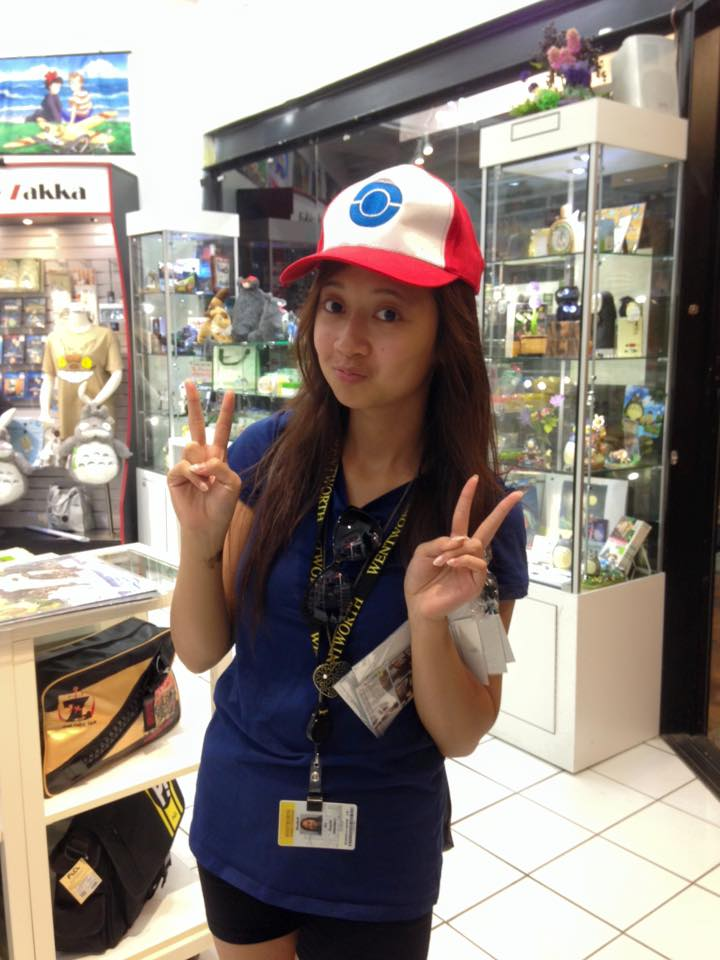
#> input picture ProcessingServer/datasets/originals (not enhanced)/An_Huynh/An_Huynh_0001.jpg, 720 x 960 px, given in place of the camera
$ python facenet.py
#> lines starting #> are read from the running program, lines starting #| are printed output that depends on the picture
#> further down, frame is the input picture: shape (960, 720, 3); mean B, G, R 125.8, 133.5, 144
import os
import facenet_recognition
import cv2
import shutil
import sys
import numpy as np
from matplotlib import pyplot as plt
from io import StringIO

class ListStream:
    def __init__(self):
        self.data = []
    def write(self, s):
        self.data.append(s)

def increase_brightness(img, value = 30):
#> called with value = 30
    hsv = cv2.cvtColor(img, cv2.COLOR_BGR2HSV)
#> hsv: shape (960, 720, 3); mean H, S, V 58.2, 64.2, 149.2
    h, s, v = cv2.split(hsv)
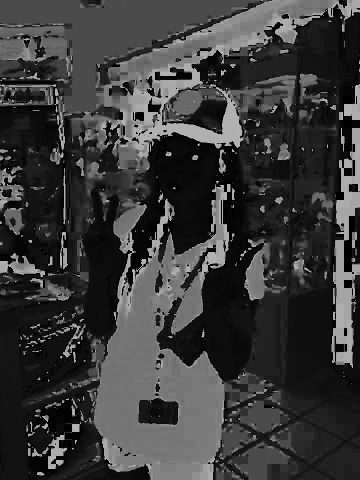
#> h: shape (960, 720) (shown at 1/2 size); min 0, max 179, mean 58.2
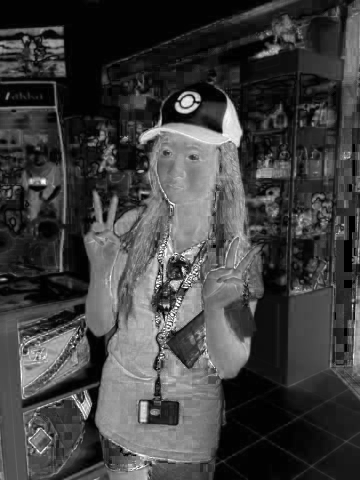
#> s: shape (960, 720) (shown at 1/2 size); min 0, max 255, mean 64.2
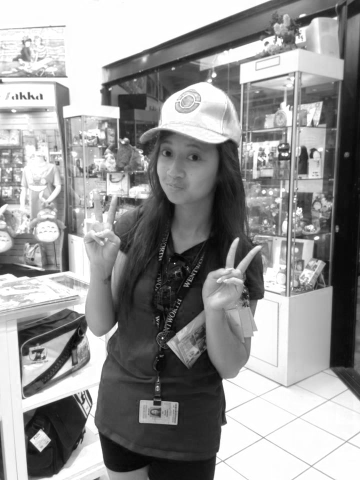
#> v: shape (960, 720) (shown at 1/2 size); min 0, max 255, mean 149.2

    lim = 255 - value
    v[v > lim] = 255
    v[v <= lim] += value
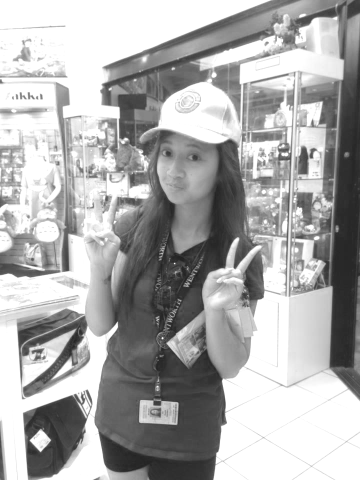
#> v: shape (960, 720) (shown at 1/2 size); min 30, max 255, mean 171.9

    final_hsv = cv2.merge((h, s, v))
#> final_hsv: shape (960, 720, 3); mean H, S, V 58.2, 64.2, 171.9
    img = cv2.cvtColor(final_hsv, cv2.COLOR_HSV2BGR)
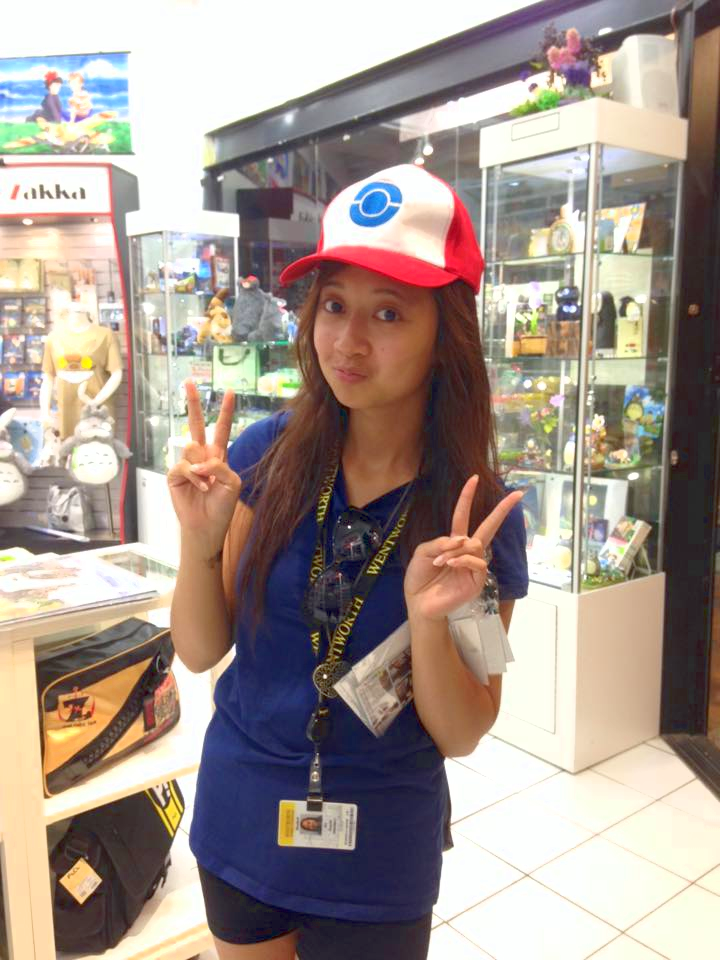
#> img: shape (960, 720, 3); mean B, G, R 143.4, 151, 164.6
    return img

# [10 lines left out: function histEq, not called in this run]

# turn off stdout because facenet has so many messages...
old_stdout = sys.stdout
sys.stdout = mystdout = StringIO()

# declare threshold for accuracy
threshold = 0.4

# Check system to load directory
if os.name == "nt":
	slash = "\\" # windows
else:
	slash = "/" # unix

# declare data paths
dataDir = (".." + "%s" + "datasets" + "%s") % (slash, slash)

originalData = (dataDir + "%s" + "originals") % (slash)

trainData = (dataDir + "%s" + "train") % (slash)
trainDataAligned = (dataDir + "%s" + "train_aligned") % (slash)

testData = (dataDir + "%s" + "test") % (slash)
testDataAligned = (dataDir + "%s" + "test_aligned") % (slash)

capData = (dataDir + "%s" + "cap") % (slash)
capDataAligned = (dataDir + "%s" + "cap_aligned") % (slash)

# declare model and classifier path
modelDir = (".." + "%s" + "models" + "%s") % (slash, slash)
model = modelDir + "20180408-102900.pb"
classifier = modelDir + "classifier.pkl"
test_classifier_type = "svm" # type of model either svm or nn
weight = modelDir + "model_small.yaml" # local store weights

saved = ("%s" + "%s" + "cap" + "%s" + "%s") % (capData, slash, slash, "capture.jpg")

'''
# if aligned folders exist, delete it, and then recreate
if os.path.isdir(trainDataAligned):
	shutil.rmtree(trainDataAligned)
os.makedirs(trainDataAligned)
print(trainDataAligned + "created")

if os.path.isdir(testDataAligned):
	shutil.rmtree(testDataAligned)
os.makedirs(testDataAligned)
print(testDataAligned + "created")

if os.path.isdir(capDataAligned):
	shutil.rmtree(capDataAligned)
os.makedirs(capDataAligned)
print(capDataAligned + "created")


# align train dataset
facenet_recognition.align_input(trainData, trainDataAligned)
print("Train data aligned")

# train classifier from trainAligned
facenet_recognition.create_classifier(trainDataAligned, model, classifier, weight, test_classifier_type)

print("Classifier trained")

# align data in test
facenet_recognition.align_input(testData, testDataAligned)

#redirect output from testing classifier to variable
sys.stdout = output = ListStream()

# test classifier
facenet_recognition.test_classifier(
            testDataAligned, model, classifier, weight, test_classifier_type)


# parse last output -> [first, last, accuracy]
result = result = output.data[-4].split(" ")[-3:]
name = "%s_%s" % (result[0], result[1].replace(":", ""))

# turn on stdout
sys.stdout = old_stdout

print("%s %s" % (name, result[-1]))
'''

# take input from webcam
cap = cv2.VideoCapture(0)
cap.set(cv2.CAP_PROP_FRAME_WIDTH, 800)
cap.set(cv2.CAP_PROP_FRAME_HEIGHT, 600)
while(cap.isOpened()):

    # display stream
    ret, frame = cap.read()
    bframe = increase_brightness(frame)
    cv2.imshow('Cam', bframe)

    # listen for keypress
    c = cv2.waitKey(1) % 256
#> (key q is pressed here)

    # check if face is detected first, maybe show bounding boxes and update per 3-5 frames

    # if 'c' is pressed
    if c == ord('c'):
            # delete from capDataAligned
            alignedCapPic = (capDataAligned + "%s" + "cap" + "%s" + "capture.png") % (slash, slash)
            if os.path.isfile(alignedCapPic):
                    os.remove(alignedCapPic)

            # save input in capData
            cv2.imwrite(saved, frame)

            # align captured frame from capData to capDataAligned
            facenet_recognition.align_input(capData, capDataAligned)

            # redirect output from testing classifier to a variable
            sys.stdout = output = ListStream()

            # check if an aligned picture was generated
            if os.path.isfile(alignedCapPic):

                    # test classifier with captured frame
                    facenet_recognition.test_classifier(
                            capDataAligned, model, classifier, weight, test_classifier_type)

                    # parse last output -> [first, last, accuracy]
                    result = output.data[-4].split(" ")[-3:]

                    # turn on stdout to print out result
                    sys.stdout = old_stdout

                    # higher than threshold = open original image and window name -> person's name
                    # lower than certain threshold = "unknown" and do not open any image
                    if (float)(result[-1]) > threshold:
                            name = "%s_%s" % (result[0], result[1].replace(":", ""))
                            print(name)

                            # close window if already exists
                            if name != "":
                                    cv2.destroyWindow(name)

                            # get picture from db
                            im = cv2.imread((originalData + "%s" + "%s" + "%s" + "%s_0001.jpg") % (slash, name, slash, name), cv2.IMREAD_COLOR);
                            height, width, dim = im.shape

                            maxHeight = 600
                            scale = maxHeight / height

                            newHeight = (int)(height * scale)
                            newWidth = (int)(width * scale)

                            # show picture
                            cv2.namedWindow(name, cv2.WINDOW_NORMAL)
                            cv2.resizeWindow(name, newWidth, newHeight)
                            cv2.imshow(name, im)
                    else:
                            print("Unknown")

    # 'q' = exit
    elif c == ord('q'):
        break

    sys.stdout = mystdout = StringIO()

# release resources
cap.release()
cv2.destroyAllWindows()

print("Exit")

$ run again, on ProcessingServer/datasets/originals (not enhanced)/An_Huynh/An_Huynh_0005.JPG
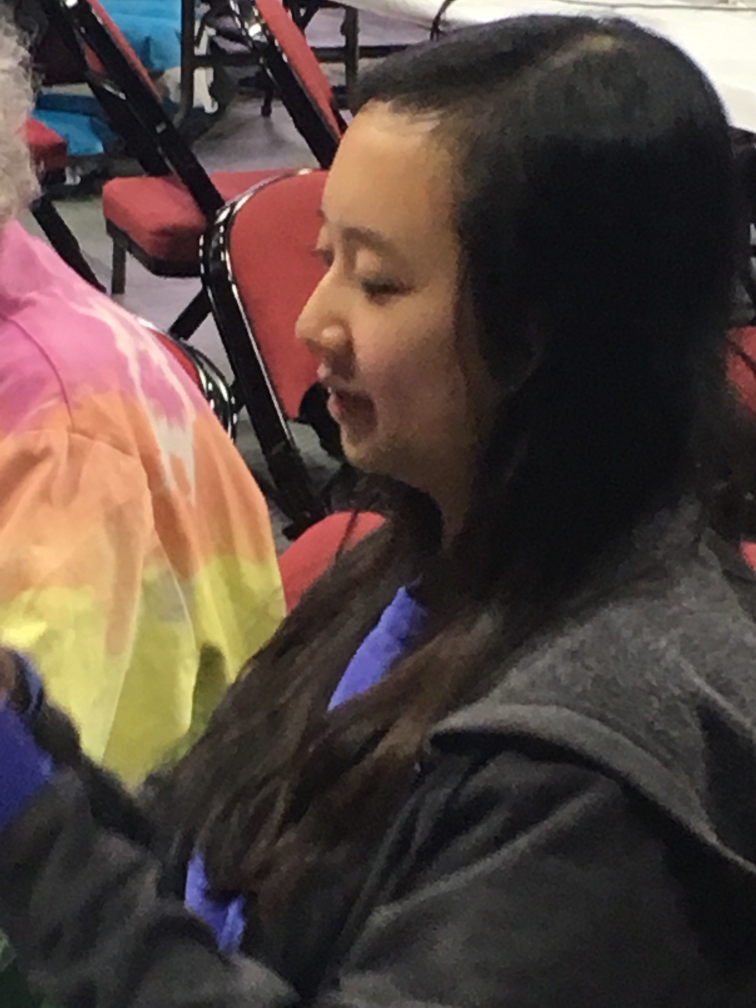
#> input picture ProcessingServer/datasets/originals (not enhanced)/An_Huynh/An_Huynh_0005.JPG, 3024 x 4032 px, given in place of the camera (shown at 1/4 size)
#> frame is the input picture: shape (4032, 3024, 3); mean B, G, R 62, 68.2, 83.4
#> hsv: shape (4032, 3024, 3); mean H, S, V 67.8, 59.7, 85.9
#> in increase_brightness, `h, s, v = cv2.split(hsv)`:
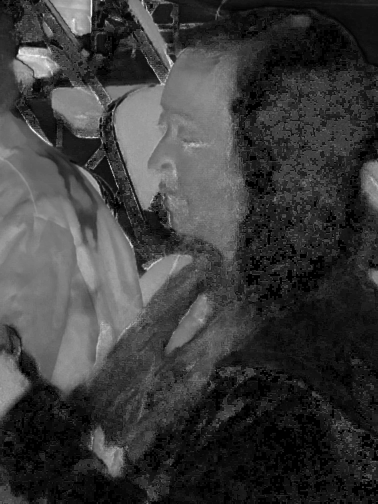
#> s: shape (4032, 3024) (shown at 1/8 size); min 0, max 255, mean 59.7
#> final_hsv: shape (4032, 3024, 3); mean H, S, V 67.8, 59.7, 114.9
#> in increase_brightness, `img = cv2.cvtColor(final_hsv, cv2.COLOR_HSV2BGR)`:
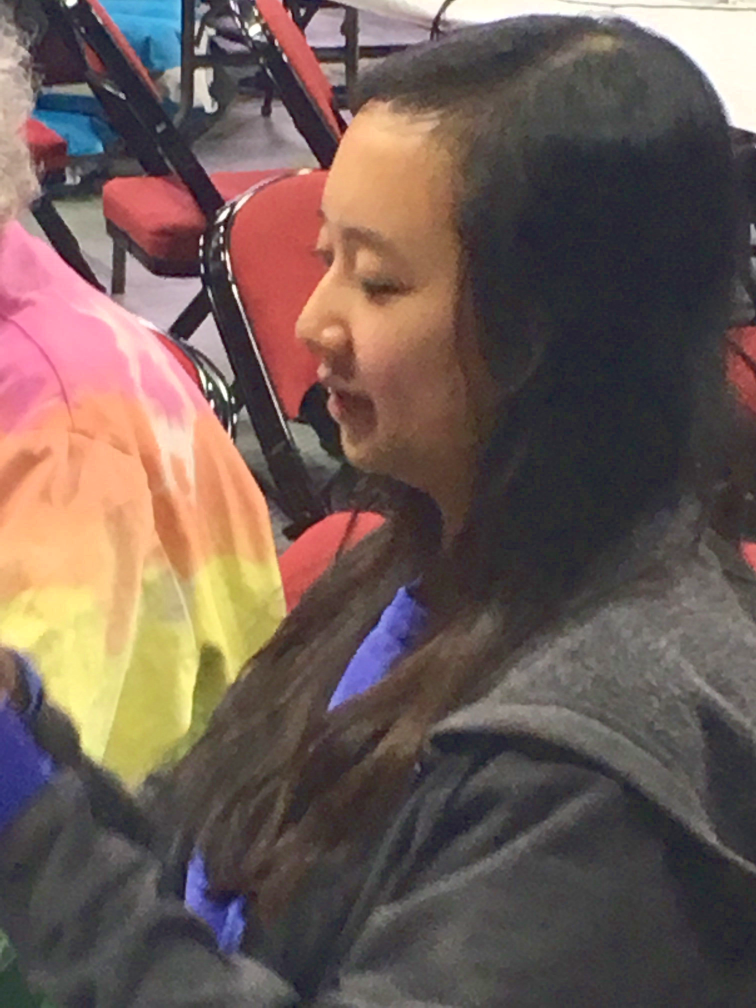
#> img: shape (4032, 3024, 3) (shown at 1/4 size); mean B, G, R 85.8, 92.1, 110.9

$ run again, on ProcessingServer/datasets/originals (not enhanced)/An_Huynh/An_Huynh_0092.JPG
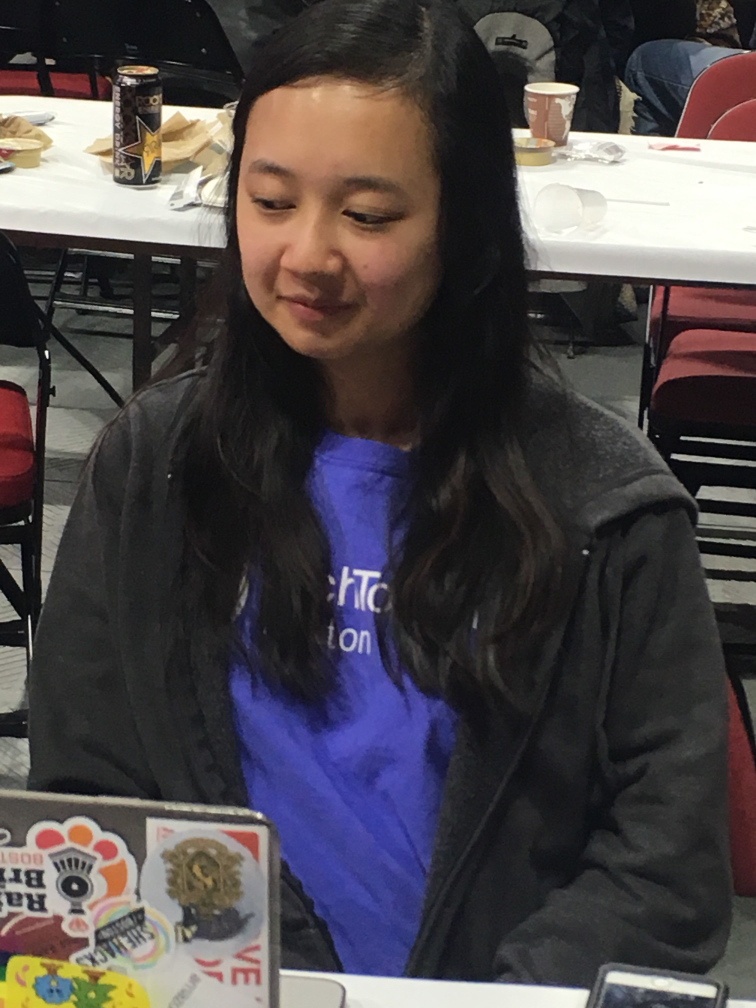
#> input picture ProcessingServer/datasets/originals (not enhanced)/An_Huynh/An_Huynh_0092.JPG, 3024 x 4032 px, given in place of the camera (shown at 1/4 size)
#> frame is the input picture: shape (4032, 3024, 3); mean B, G, R 73.4, 70.8, 76.9
#> hsv: shape (4032, 3024, 3); mean H, S, V 68.5, 50.1, 85.2
#> in increase_brightness, `h, s, v = cv2.split(hsv)`:
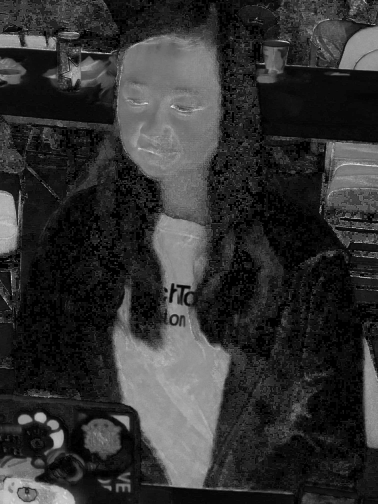
#> s: shape (4032, 3024) (shown at 1/8 size); min 0, max 255, mean 50.1
#> final_hsv: shape (4032, 3024, 3); mean H, S, V 68.5, 50.1, 113.9
#> in increase_brightness, `img = cv2.cvtColor(final_hsv, cv2.COLOR_HSV2BGR)`:
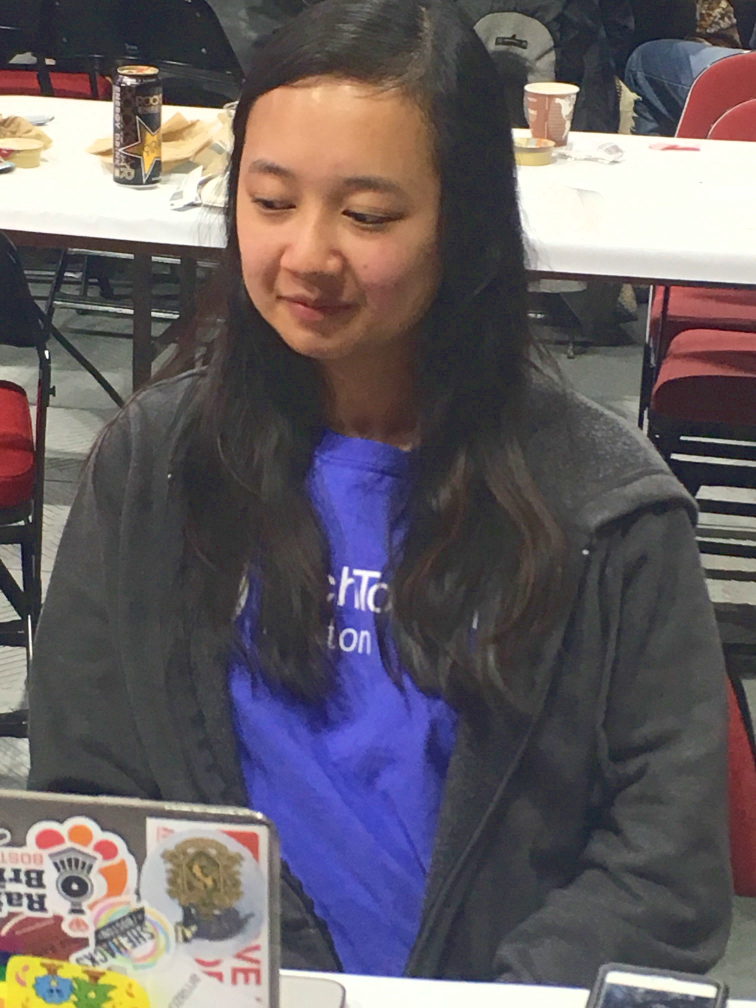
#> img: shape (4032, 3024, 3) (shown at 1/4 size); mean B, G, R 99, 94.9, 102.7
